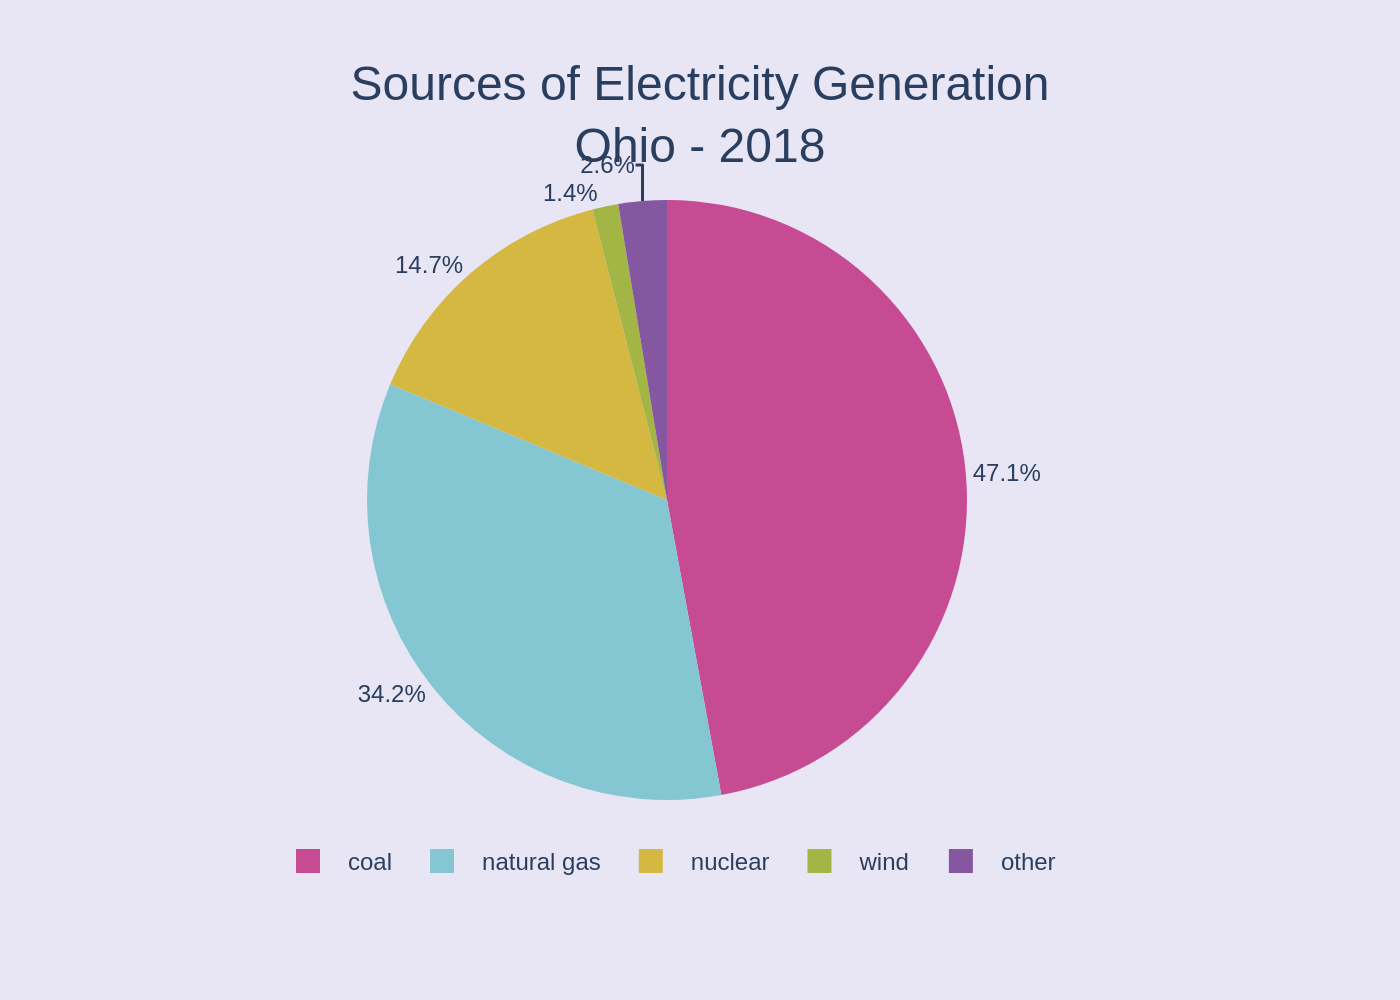

Write the Python code that produced this figure.
import sys
import json
import plotly.graph_objects as go

# Ensure a JSON file path is provided as a command-line argument
if len(sys.argv) != 2:
    print("Usage: python script.py <path_to_json_file>")
    sys.exit(1)

json_path = sys.argv[1]

# Load chart configuration from the specified JSON file
with open(json_path, 'r', encoding='utf-8') as f:
    config = json.load(f)

# Extract data, texts, and colors from the configuration
chart_data = config['chart_data']
texts = config['texts']
colors = config['colors']

labels = [item['label'] for item in chart_data]
values = [item['value'] for item in chart_data]
series_colors = colors['series']
background_color = colors['background']

# Create the figure object
fig = go.Figure()

# Add the pie chart trace
fig.add_trace(go.Pie(
    labels=labels,
    values=values,
    marker_colors=series_colors,
    textinfo='percent',
    textposition='outside',
    sort=False,
    direction='clockwise',
    hoverinfo='label+percent'
))

# Update the layout for a clean and accurate presentation
fig.update_layout(
    title_text=texts.get('title'),
    title_x=0.5,
    title_font_size=24,
    font_family="Arial",
    showlegend=True,
    legend=dict(
        orientation="h",
        yanchor="bottom",
        y=-0.15,
        xanchor="center",
        x=0.5
    ),
    plot_bgcolor=background_color,
    paper_bgcolor=background_color,
    margin=dict(t=100, b=100, l=40, r=40)
)

# Derive the output filename from the input JSON file path
# This handles both forward and backward slashes in the path
base_name = json_path.rsplit('.', 1)[0]
if '/' in base_name:
    base_name = base_name.rsplit('/', 1)[1]
if '\\' in base_name:
    base_name = base_name.rsplit('\\', 1)[1]

output_image_path = f"{base_name}.png"

# Write the chart to a PNG file
fig.write_image(output_image_path, scale=2)

print(f"Chart saved to {output_image_path}")
